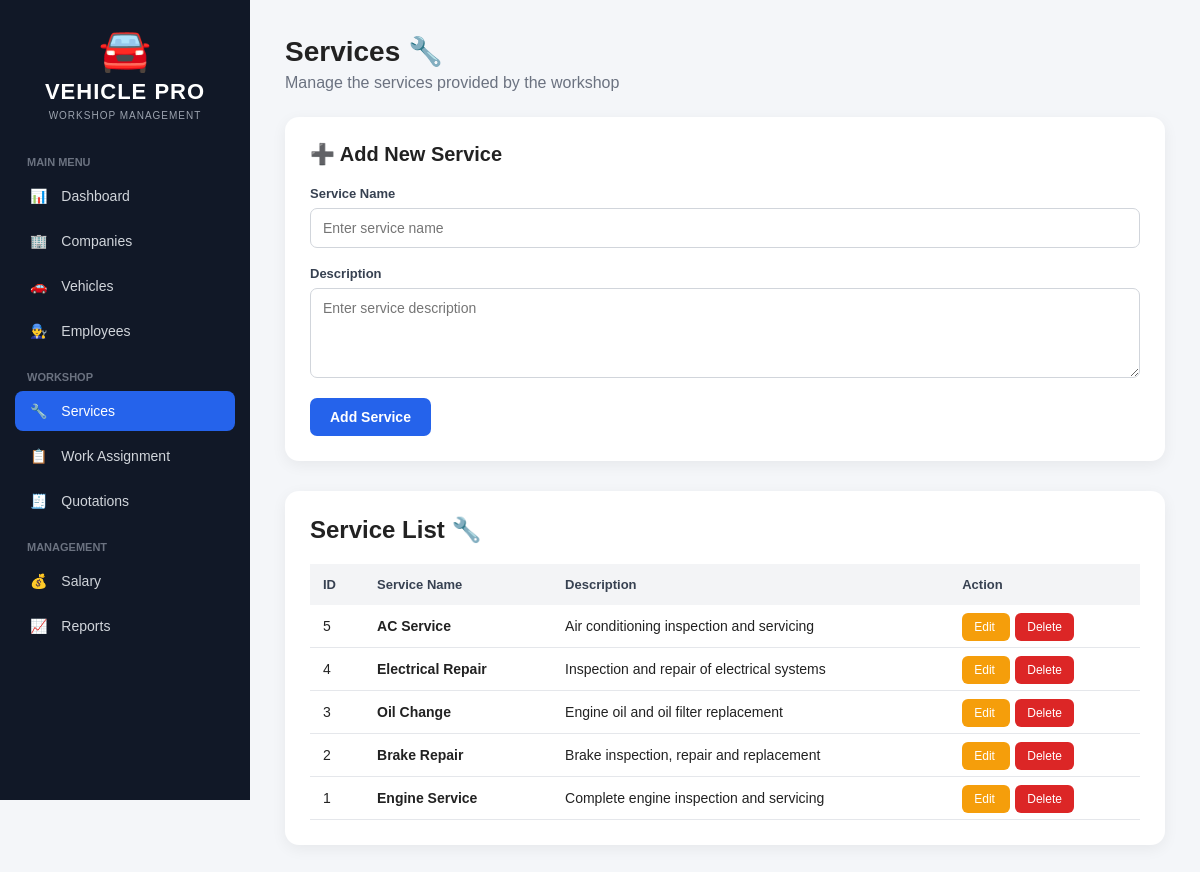
/services.php, run on the app's committed database.
### tables this page shows
CREATE TABLE `services` (
  `service_id` int NOT NULL AUTO_INCREMENT,
  `service_name` varchar(100) NOT NULL,
  `description` varchar(255) DEFAULT NULL,
  PRIMARY KEY (`service_id`)
);

### services.php (the view, shortened to what this page needs)
<?php
require_once 'includes/db.php';
$edit_mode = false;
$edit_service = null;
$services = $conn->query(
    "SELECT * FROM services ORDER BY service_id DESC"
);
?>
<!DOCTYPE html>
<html lang="en">
<head>
</head>
<body>
<div class="sidebar">
    <div class="logo">
        <div class="car-icon">🚘</div>
        <h2>VEHICLE PRO</h2>
        <p>WORKSHOP MANAGEMENT</p>
    </div>
    <div class="menu-title">Main Menu</div>
    <a href="dashboard.php">
        <span>📊</span> Dashboard
    </a>
    <a href="companies.php">
        <span>🏢</span> Companies
    </a>
    <a href="vehicles.php">
        <span>🚗</span> Vehicles
    </a>
    <a href="employees.php">
        <span>👨‍🔧</span> Employees
    </a>
    <div class="menu-title">Workshop</div>
    <a href="services.php" class="active">
        <span>🔧</span> Services
    </a>
    <a href="assignments.php">
        <span>📋</span> Work Assignment
    </a>
    <a href="quotations.php">
        <span>🧾</span> Quotations
    </a>
    <div class="menu-title">Management</div>
    <a href="salary.php">
        <span>💰</span> Salary
    </a>
    <a href="reports.php">
        <span>📈</span> Reports
    </a>
</div>
<div class="main">
    <div class="header">
        <h1>Services 🔧</h1>
        <p>
            Manage the services provided by the workshop
        </p>
    </div>
    <div class="card">
        <h2>
            <?php
            echo $edit_mode
                ? "✏️ Edit Service"
                : "➕ Add New Service";
            ?>
        </h2>
        <form method="POST">
            <div class="form-group">
                <label>Service Name</label>
                <input
                    type="text"
                    name="service_name"
                    placeholder="Enter service name"
                    required
                    value="<?php
                    echo $edit_mode
                        ? htmlspecialchars(
                            $edit_service['service_name']
                        )
                        : '';
                    ?>"
                >
            </div>
            <div class="form-group">
                <label>Description</label>
                <textarea
                    name="description"
                    placeholder="Enter service description"
                ><?php
                ?></textarea>
            </div>
            <div class="buttons">
                <?php if ($edit_mode): ?>
                    <button
                        type="submit"
                        name="update_service"
                        class="btn btn-update"
                    >
                        Update Service
                    </button>
                    <a
                        href="services.php"
                        class="btn btn-cancel"
                    >
                        Cancel
                    </a>
                <?php else: ?>
                    <button
                        type="submit"
                        name="add_service"
                        class="btn btn-add"
                    >
                        Add Service
                    </button>
                <?php endif; ?>
            </div>
        </form>
    </div>
    <div class="table-card">
        <h2>Service List 🔧</h2>
        <table>
            <thead>
                <tr>
                    <th>ID</th>
                    <th>Service Name</th>
                    <th>Description</th>
                    <th>Action</th>
                </tr>
            </thead>
            <tbody>
                <?php if ($services->num_rows > 0): ?>
                    <?php while ($row = $services->fetch_assoc()): ?>
                        <tr>
                            <td>
                                <?php
                                echo $row['service_id'];
                                ?>
                            </td>
                            <td>
                                <strong>
                                    <?php
                                    echo htmlspecialchars(
                                        $row['service_name']
                                    );
                                    ?>
                                </strong>
                            </td>
                            <td>
                                <?php
                                echo htmlspecialchars(
                                    $row['description']
                                );
                                ?>
                            </td>
                            <td>
                                <a
                                    href="services.php?edit=<?php echo $row['service_id']; ?>"
                                    class="edit-btn"
                                >
                                    Edit
                                </a>
                                <a
                                    href="services.php?delete=<?php echo $row['service_id']; ?>"
                                    class="delete-btn"
                                    onclick="return confirm('Are you sure you want to delete this service?');"
                                >
                                    Delete
                                </a>
                            </td>
                        </tr>
                    <?php endwhile; ?>
                <?php endif; ?>
            </tbody>
        </table>
    </div>
</div>
</body>
</html>

### services.php (style rules this page uses)
* { box-sizing: border-box; }
body { margin: 0; font-family: Arial, Helvetica, sans-serif; background: #f4f6f9; color: #222; }
.sidebar { position: fixed; left: 0; top: 0; width: 250px; height: 100vh; background: #111827; color: white; padding: 25px 15px; }
.logo { text-align: center; margin-bottom: 35px; }
.car-icon { font-size: 42px; }
.logo h2 { margin: 5px 0; font-size: 22px; letter-spacing: 1px; }
.logo p { margin: 0; font-size: 10px; color: #9ca3af; letter-spacing: 1px; }
.menu-title { color: #6b7280; font-size: 11px; font-weight: bold; margin: 20px 12px 8px; text-transform: uppercase; }
.sidebar a { display: block; color: #d1d5db; text-decoration: none; padding: 12px 15px; margin: 5px 0; border-radius: 8px; font-size: 14px; transition: 0.2s; }
.sidebar a.active { background: #2563eb; color: white; }
.sidebar a span { margin-right: 10px; }
.main { margin-left: 250px; padding: 35px; }
.header { margin-bottom: 25px; }
.header h1 { margin: 0; font-size: 28px; }
.header p { margin-top: 6px; color: #6b7280; }
.card { background: white; border-radius: 14px; padding: 25px; margin-bottom: 30px; box-shadow: 0 4px 15px rgba(0,0,0,0.06); }
.card h2 { margin-top: 0; margin-bottom: 20px; font-size: 20px; }
.form-group { display: flex; flex-direction: column; margin-bottom: 18px; }
.form-group label { font-size: 13px; font-weight: bold; margin-bottom: 7px; color: #374151; }
.form-group input, .form-group textarea { padding: 11px 12px; border: 1px solid #d1d5db; border-radius: 7px; font-size: 14px; outline: none; font-family: Arial, Helvetica, sans-serif; }
.form-group textarea { min-height: 90px; resize: vertical; }
.buttons { margin-top: 20px; }
.btn { border: none; padding: 11px 20px; border-radius: 7px; cursor: pointer; font-size: 14px; font-weight: bold; }
.btn-add { background: #2563eb; color: white; }
.table-card { background: white; border-radius: 14px; padding: 25px; box-shadow: 0 4px 15px rgba(0,0,0,0.06); overflow-x: auto; }
.table-card h2 { margin-top: 0; }
table { width: 100%; border-collapse: collapse; margin-top: 15px; }
th { background: #f3f4f6; color: #374151; padding: 13px; text-align: left; font-size: 13px; }
td { padding: 13px; border-bottom: 1px solid #e5e7eb; font-size: 14px; }
.edit-btn { background: #f59e0b; color: white; padding: 7px 12px; border-radius: 6px; text-decoration: none; font-size: 12px; margin-right: 5px; }
.delete-btn { background: #dc2626; color: white; padding: 7px 12px; border-radius: 6px; text-decoration: none; font-size: 12px; }

### data on the page
services: service_id "5", service_name "AC Service", description "Air conditioning inspection and servicing"
services: service_id "4", service_name "Electrical Repair", description "Inspection and repair of electrical systems"
services: service_id "3", service_name "Oil Change", description "Engine oil and oil filter replacement"
services: service_id "2", service_name "Brake Repair", description "Brake inspection, repair and replacement"
services: service_id "1", service_name "Engine Service", description "Complete engine inspection and servicing"
